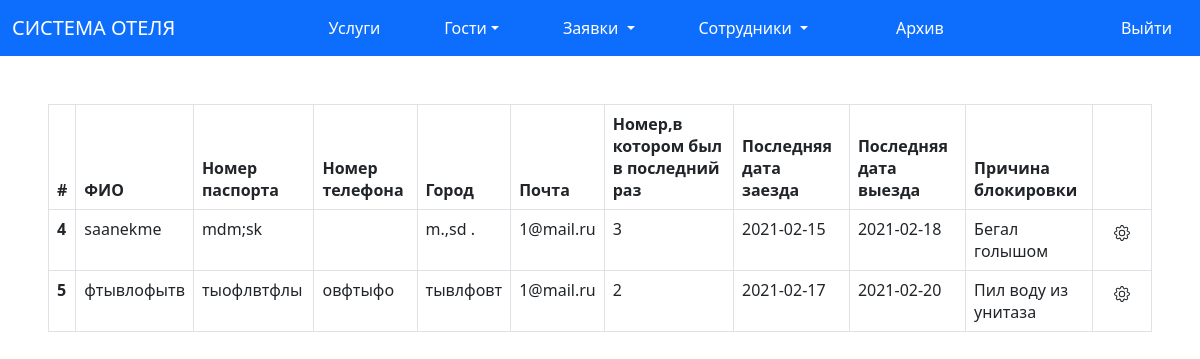
/blacks.php (signed in), run on the app's committed database.
### tables this page shows
CREATE TABLE `guest_archive` (
  `id_guest` int(11) NOT NULL,
  `full_name` varchar(1000) NOT NULL,
  `pass_num` varchar(1000) NOT NULL,
  `number` varchar(1000) NOT NULL,
  `place` varchar(1000) NOT NULL,
  `email` varchar(1000) NOT NULL,
  `nomer` int(11) NOT NULL,
  `date_in` date NOT NULL,
  `date_out` date NOT NULL,
  `money` int(11) NOT NULL,
  `why` varchar(5000) NOT NULL
);

### blacks.php (the view, shortened to what this page needs)
<?php session_start();
require_once 'connect/connect.php';
?>
<link href="https://cdn.jsdelivr.net/npm/bootstrap@5.0.0-beta2/dist/css/bootstrap.min.css" rel="stylesheet">
<nav class="navbar navbar-expand-lg navbar-light bg-primary  ">
  <div class="container-fluid ">
    <a class="navbar-brand text-white" href="#">СИСТЕМА ОТЕЛЯ</a>
    <ul class="navbar-nav mx-4 ">
      <li class="nav-item mx-4 ">
        <a class="nav-link  text-white" href="uslugi.php" tabindex="-1" aria-disabled="true">Услуги</a>
      </li>
      <li class="nav-item dropdown mx-4 ">
        <a class="nav-link dropdown-toggle text-white" href="guest.php" id="navbarScrollingDropdown" role="button" data-bs-toggle="dropdown" aria-expanded="false">
        Гости</a>
      </li>
      <li class="nav-item dropdown mx-4 ">
        <a class="nav-link dropdown-toggle text-white" href="staff_page.php" id="navbarScrollingDropdown" role="button" data-bs-toggle="dropdown" aria-expanded="false">
          Заявки
        </a>
      </li>
      <li class="nav-item dropdown mx-4 ">
        <a class="nav-link dropdown-toggle text-white" href="allstaff.php" id="navbarScrollingDropdown" role="button" data-bs-toggle="dropdown" aria-expanded="false">
          Сотрудники
        </a>
      </li>
      <li class="nav-item mx-5 ">
        <a class="nav-link  text-white" href="archiv.php" tabindex="-1" aria-disabled="true" > Архив </a>
      </li></ul>
      <a class=" mr-auto nav-link  text-white " href="signin/logout.php"  >Выйти</a>
    </div>
</nav>
    <div class="col-sm m-5">
  <table class="table table-bordered" >
    <thead>
      <tr>
        <th scope="col">#</th>
        <th scope="col">ФИО</th>
        <th scope="col">Номер паспорта</th>
        <th scope="col">Номер телефона</th>
        <th scope="col">Город</th>
        <th scope="col">Почта </th>
        <th scope="col">Номер,в котором был в последний раз </th>
        <th scope="col">Последняя дата заезда</th>
        <th scope="col">Последняя дата выезда</th>
        <th scope="col">Причина блокировки</th>
        <th></th>
      </tr>
    </thead>
    <tbody>
    <?php
    $staff = mysqli_query($connect, "SELECT * FROM `guest_archive` ");
    $staff = mysqli_fetch_all($staff);
    foreach ($staff as $st) {
    ?>
    <tr>
      <th scope="row"><?= $st[0] ?></th>
      <td><?= $st[1] ?></td>
      <td><?= $st[2] ?></td>
      <td><?= $st[3] ?></td>
      <td><?= $st[4] ?></td>
      <td><?= $st[5] ?></td>
      <td><?= $st[6] ?></td>
      <td><?= $st[7] ?></td>
      <td><?= $st[8] ?></td>
            <td><?= $st[10] ?></td>
         <form action="guest/back_from_banned.php" method="post" enctype="multipart/form-data">
      <td>
        <div class="dropdown">
          <button class="btn  " type="button" id="dropdownMenu2" data-bs-toggle="dropdown" aria-expanded="false">
          </button>
        </div>
      </td>
    </tr>
    <?php } ?>
  </tbody>
</table>
</div>

### data on the page
guest_archive: id_guest "4", full_name "saanekme", pass_num "mdm;sk", place "m.,sd .", email "1@mail.ru", nomer "3", date_in "2021-02-15", date_out "2021-02-18", why "Бегал голышом"
guest_archive: id_guest "5", full_name "фтывлофытв", pass_num "тыофлвтфлы", number "овфтыфо", place "тывлфовт", email "1@mail.ru", nomer "2", date_in "2021-02-17", date_out "2021-02-20", why "Пил воду из унитаза"
